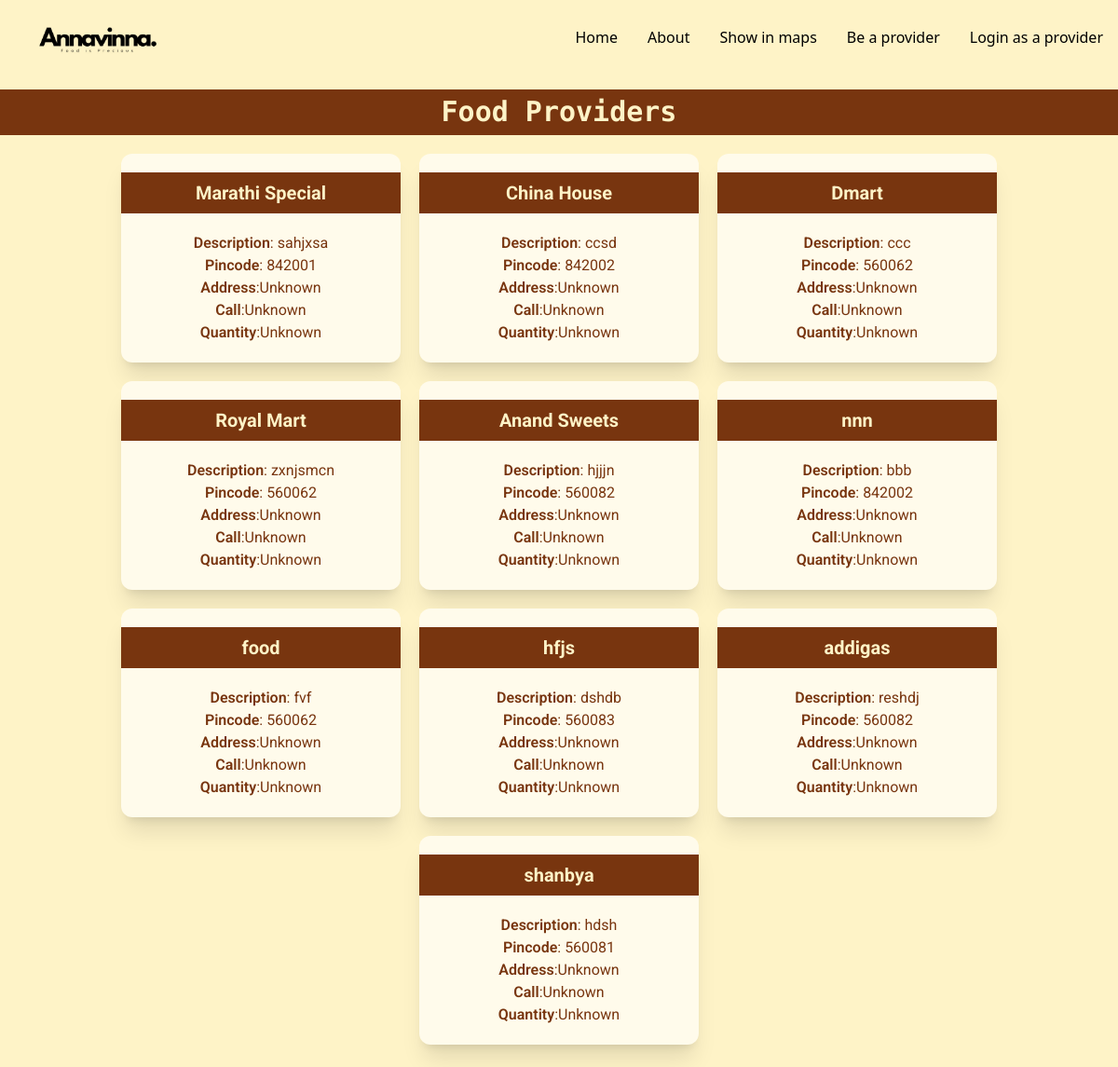
The app's page /, older data.
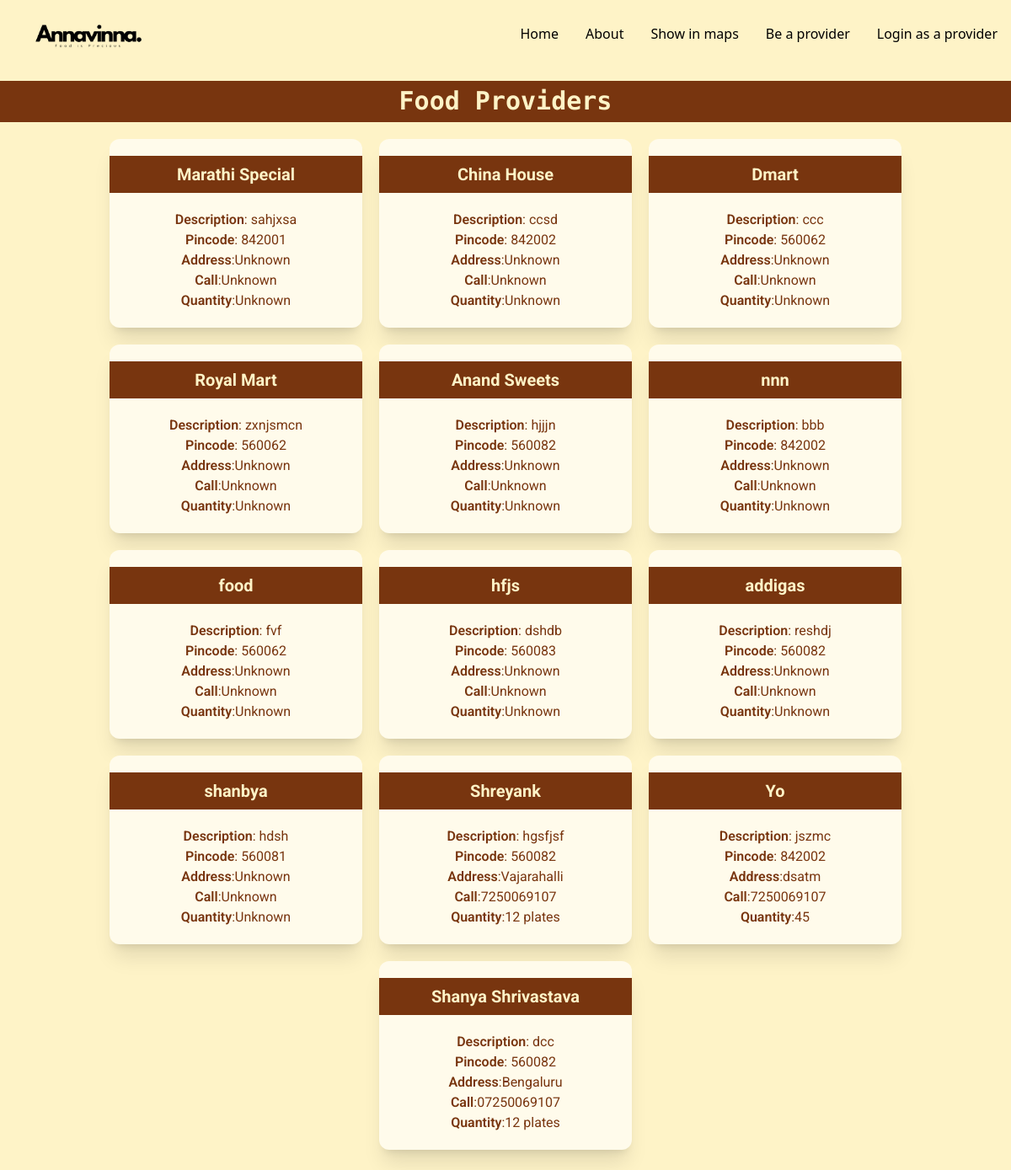
The same page, newer data.
### foodwaste/models.py (models this page shows, shortened)
class foodmart(models.Model):
    name=models.CharField(max_length=100)
    description=models.TextField()
    pincode=models.CharField(max_length=10)
    lat=models.CharField(max_length=20,null=True,blank=True)
    lon=models.CharField(max_length=20,null=True,blank=True)
    address=models.CharField(max_length=100,null=False,blank=False)
    phone_number = models.CharField(max_length=12)
    quantity= models.CharField(max_length=12)

### foodwaste/views.py (the view)
# urls.py: path('',views.foodmart_list,name='index'),
def foodmart_list(request):
    foodmarts = foodmart.objects.all()
    return render(request, 'foodmart_list.html', {'foodmarts': foodmarts})

### foodwaste/templates/foodmart_list.html (shortened to what this page needs)
{% extends 'base.html' %}
    {% block content %}
    <div class="">
        <div class="">
          <div class="flex items-center justify-between mb-2">
            <h1 class="text-3xl font-['Kode_mono'] font-bold leading-relaxed text-amber-100 text-center w-full bg-amber-900">
               Food Providers
            </h1>
          </div>
          <ul class="flex w-full flex-wrap gap-5 justify-center mt-5 font-['Roboto']">
            {% for foodmart in foodmarts %}
                <li class="w-[300px] bg-amber-50 py-5 rounded-xl text-center shadow-xl text-amber-900">
                    <h2 class="font-bold text-xl mb-5 bg-amber-900 py-2 text-amber-100">{{ foodmart.name }}</h2>
                    <p><span class="font-semibold">Description</span>: {{ foodmart.description }}</p>
                    <p><span class="font-semibold">Pincode</span>: {{ foodmart.pincode }}</p>
                    {% if foodmart.lat and foodmart.lon %}
                        <p><span class="font-semibold">Address</span>:{{foodmart.address}}</p>
                        <p><span class="font-semibold">Call</span>:{{foodmart.phone_number}}</p>
                        <p><span class="font-semibold">Quantity</span>:{{foodmart.quantity}}</p>
                    {% endif %}
                </li>
                {% endfor %}
        </ul>
        </div>
        <div class="p-6 pt-0">
        </div>
      </div>
    {% endblock %}

### foodwaste/templates/base.html (shortened to what this page needs)
{% load static %}
<!DOCTYPE html>
<html lang="en">
  <head>
    <script src="https://cdn.tailwindcss.com"></script>
  </head>
  <body class="bg-amber-100">
    <nav>
      <div
        class="max-w-screen-xl flex flex-wrap items-center justify-between mx-auto p-4"
      >
        <a href="/" class="flex items-center space-x-3 rtl:space-x-reverse">
          <img
            src="{%static 'logo.PNG'%}"
            class="h-12 mix-blend-multiply"
            alt="Flowbite Logo"
          />
        </a>
        <div class="hidden w-full md:block md:w-auto" id="navbar-default">
          <ul
            class="font-medium flex flex-col p-4 md:p-0 mt-4 border border-gray-100 rounded-lg md:flex-row md:space-x-8 rtl:space-x-reverse md:mt-0 md:border-0 dark:bg-gray-800 md:dark:bg-gray-900 dark:border-gray-700"
          >
            <li>
              <a href="/" class="hover:text-amber-800 transition-all">Home</a>
            </li>
            <li>
              <a href="/about" class="hover:text-amber-800 transition-all">About</a>
            </li>
            <li>
              <a href="/map" class="hover:text-amber-800 transition-all"
                >Show in maps</a
              >
            </li>
            <li>
              <a href="/register" class="hover:text-amber-800 transition-all"
                >Be a provider</a
              >
            </li>
            <li>
              <a href="/login" class="hover:text-amber-800 transition-all"
                >Login as a provider</a
              >
            </li>
          </ul>
        </div>
      </div>
    </nav>
    {% block content %}{%endblock%}
  </body>
</html>

Row changes from the older to the newer data that the page shows:
added foodmart: name "Shreyank", description "hgsfjsf", pincode "560082", address "Vajarahalli", phone_number "7250069107", quantity "12 plates"
added foodmart: name "Yo", description "jszmc", pincode "842002", address "dsatm", phone_number "7250069107", quantity "45"
added foodmart: name "Shanya Shrivastava", description "dcc", pincode "560082", address "Bengaluru", phone_number "07250069107", quantity "12 plates"
